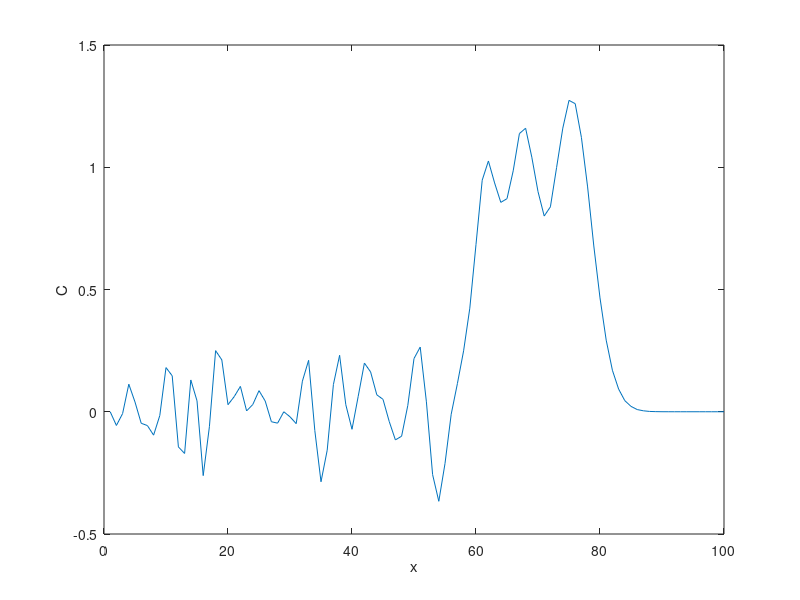
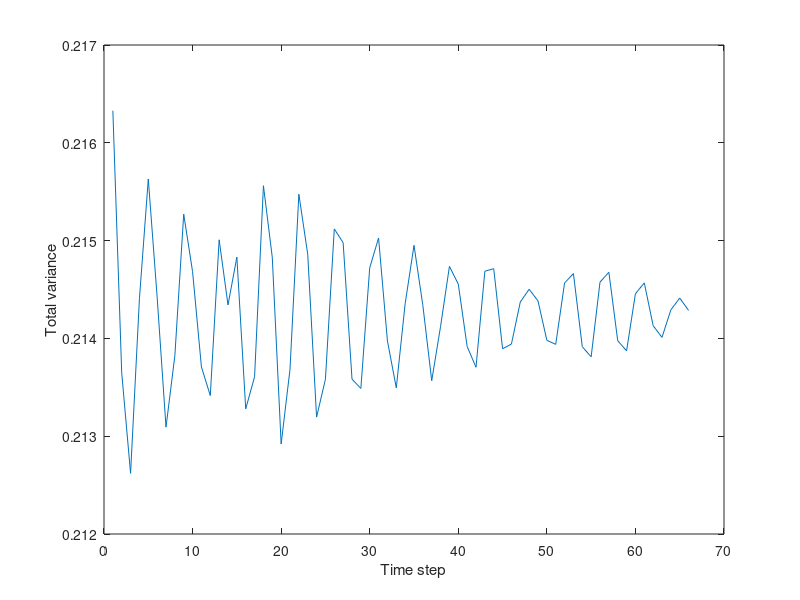
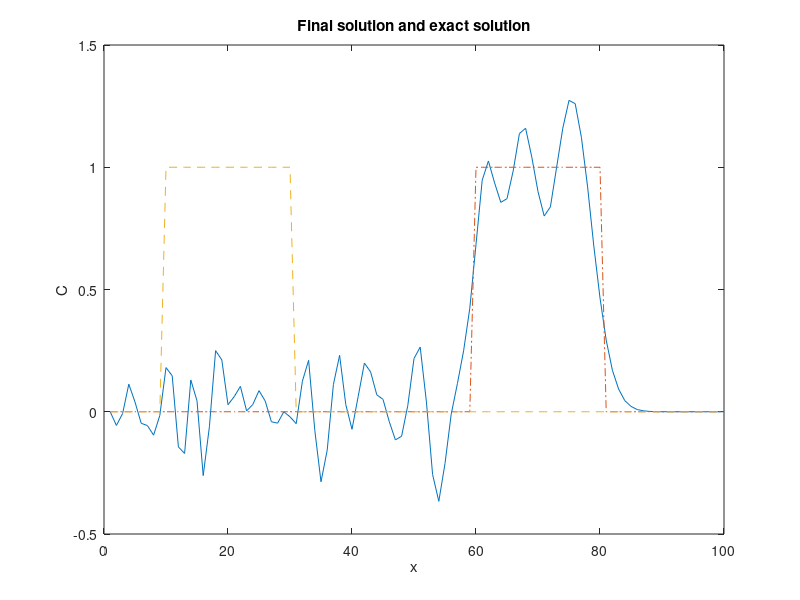

MATLAB code to generate these figures, in order:
clear all;

% PARAMETERS
% Number of grid points
M=100;
% Courant-Friedrichs-Levy parameter C
cfl=0.75;
% Final position of the hat to be transported
% (contrary to previous examples, we calculate the time such that we reach grid point
%  MF at the end of the iterations
MF=50;

% Speed of animation
timetowait=0.1


% Position of the hat
i1=10;
i2=30;

% Deduced number of time steps to reach final position
N=MF/cfl;

% SOLUTION

% Initial values
for i=1:M
    c(i)=0;
    x(i)=i;
    ce(i)=0;
end
for i=i1:i2
    c(i)=1;
    % Stores the exact solution (just a shift)
    ce(i+MF)=1;
end
% 
ci=c;
cm=c;
cp=c;

% cm contains c at moment n-1
% c  contains c at moment n
% cp contains c at moment n+1

% First step for Leapfrog:
for i=2:M-1
    c(i)=cm(i)-cfl/2*(cm(i+1)-cm(i-1));  % (Euler step)
   % Alternative brute force initialisation for time level 2
   % c(i)=cm(i);
   % Or Euler upwind initialisation of time level 2
   % c(i)=cm(i)-cfl*(cm(i)-cm(i-1));
   
end

% Make N time steps
for n=1:N
    
    % New values for interior points by Leapfrog scheme
    for i=2:M-1
        cp(i)=cm(i)-cfl*(c(i+1)-c(i-1));
    end
    
    % Boundary condition (Upwind)
    cp(M)=c(M)-cfl*(c(M)-c(M-1));
    cp(1)=0.;
    
    % Boundary condition (Periodic)
    % cp(M)=cp(2);
    % cp(1)=cp(M-1);
    
    % Update new values
    for i=1:M
        cm(i)=c(i);
        c(i)=cp(i);
    end
    % Diagnose variance
    csquare(n)=0;
    for i=2:M-1
        csquare(n)=csquare(n)+c(i)*c(i);
    end
    plot(x,c,'-')
    xlabel('x');
    ylabel('C');
    pause(timetowait)
    
end

% PLOT

figure;
plot(csquare/M)
xlabel('Time step');
ylabel('Total variance');

figure;
plot(x,c,'-',x,ce,'-.',x,ci,'--')
xlabel('x');
ylabel('C');
title('Final solution and exact solution')
